Frame 1 (no input): blank canvas, image omitted
Frame 60 (no input): blank canvas, image omitted
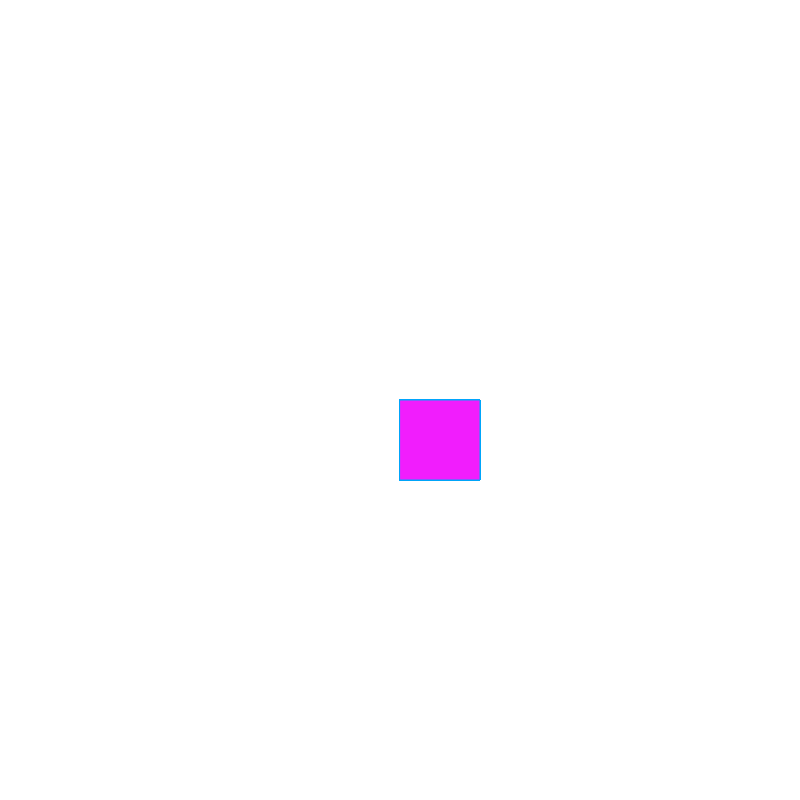
Frame 120 (the mouse pressed at the canvas centre since frame 60)

The p5.js sketch whose frames 1 and 60 were blank and that drew this single picture after the mouse press (run headless with seeded random() and noise() and a simulated clock; from frame 60 on, the mouse is pressed at the canvas centre):

// p5.js sketch
// ── sketch.js
function setup() {
  createCanvas(800, 800);
  background("white");
}

function draw() {
  
  stroke("rgb(0,165,250)");
  fill("rgb(241,29,253)");

    if (mouseIsPressed) {
    rect(mouseX, mouseY, 80, 80); 
    }
}
